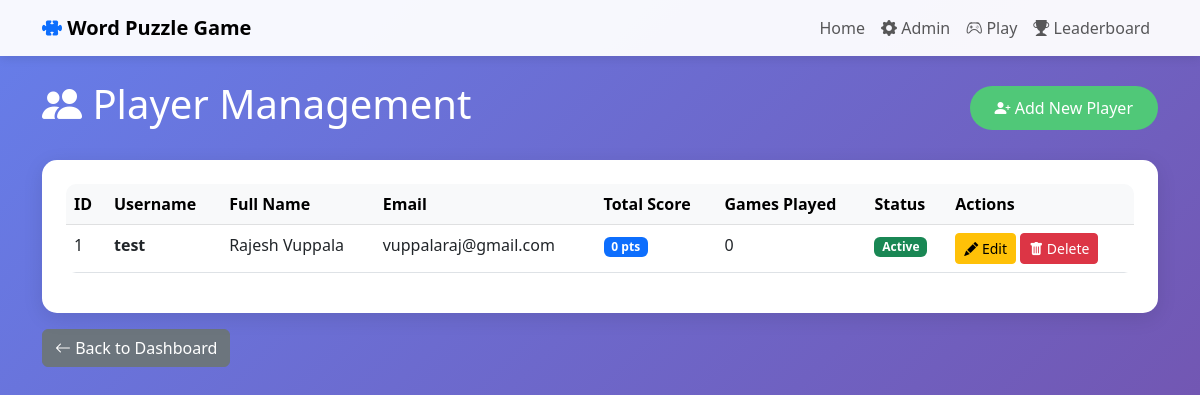
/admin/players, run on an earlier commit of the app's database.
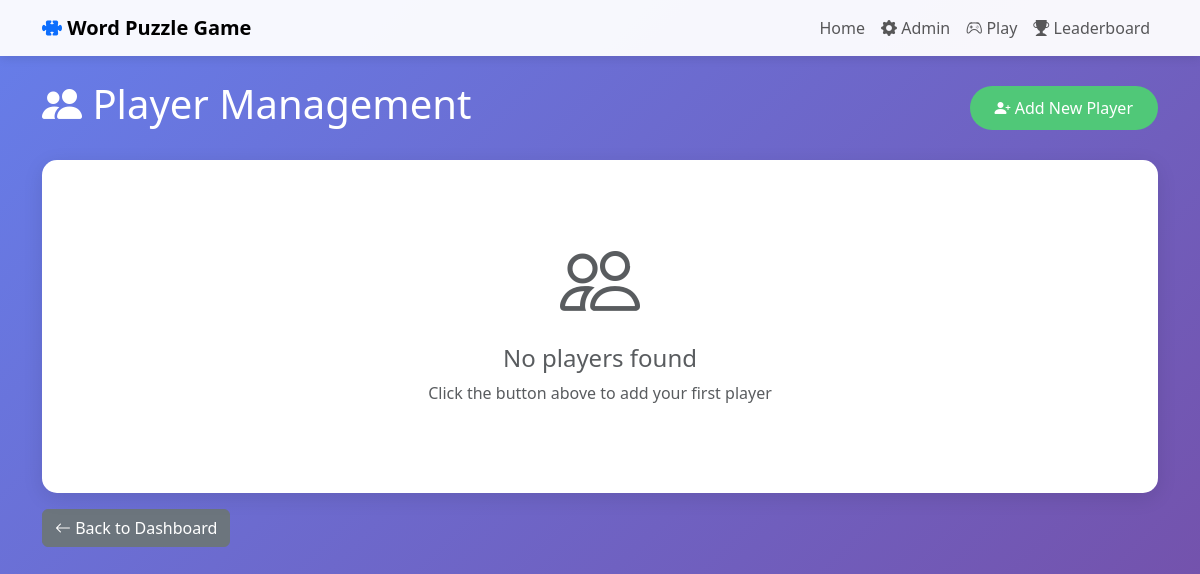
And on a later commit of the database.
### app/models.py (models this page shows, shortened)
class Player(db.Model):
    __tablename__ = 'players'
    id = db.Column(db.Integer, primary_key=True)
    username = db.Column(db.String(50), unique=True, nullable=False)
    email = db.Column(db.String(100), unique=True, nullable=False)
    full_name = db.Column(db.String(100), nullable=False)
    total_score = db.Column(db.Integer, default=0)
    games_played = db.Column(db.Integer, default=0)
    created_at = db.Column(db.DateTime, default=datetime.utcnow)
    updated_at = db.Column(db.DateTime, default=datetime.utcnow, onupdate=datetime.utcnow)
    is_active = db.Column(db.Boolean, default=True)
    game_scores = db.relationship('GameScore', backref='player', lazy=True, cascade='all, delete-orphan')

### app/routes.py (the view)
@admin_bp.route('/players')
def list_players():
    players = Player.query.order_by(desc(Player.created_at)).all()
    return render_template('admin/players.html', players=players)

### app/templates/admin/players.html (shortened to what this page needs)
{% extends "base.html" %}
{% block content %}
<div class="d-flex justify-content-between align-items-center mb-4">
    <h1 class="text-white">
        <i class="bi bi-people-fill"></i> Player Management
    </h1>
    <a href="{{ url_for('admin.add_player') }}" class="btn btn-success">
        <i class="bi bi-person-plus-fill"></i> Add New Player
    </a>
</div>
<div class="card p-4">
    {% if players %}
        <div class="table-responsive">
            <table class="table table-hover">
                <thead class="table-light">
                    <tr>
                        <th>ID</th>
                        <th>Username</th>
                        <th>Full Name</th>
                        <th>Email</th>
                        <th>Total Score</th>
                        <th>Games Played</th>
                        <th>Status</th>
                        <th>Actions</th>
                    </tr>
                </thead>
                <tbody>
                    {% for player in players %}
                    <tr>
                        <td>{{ player.id }}</td>
                        <td><strong>{{ player.username }}</strong></td>
                        <td>{{ player.full_name }}</td>
                        <td>{{ player.email }}</td>
                        <td>
                            <span class="badge bg-primary">{{ player.total_score }} pts</span>
                        </td>
                        <td>{{ player.games_played }}</td>
                        <td>
                            {% if player.is_active %}
                                <span class="badge bg-success">Active</span>
                            {% else %}
                                <span class="badge bg-secondary">Inactive</span>
                            {% endif %}
                        </td>
                        <td>
                            <a href="{{ url_for('admin.edit_player', player_id=player.id) }}"
                               class="btn btn-sm btn-warning">
                                <i class="bi bi-pencil-fill"></i> Edit
                            </a>
                            <form method="POST" action="{{ url_for('admin.delete_player', player_id=player.id) }}"
                                  style="display: inline;"
                                  onsubmit="return confirm('Are you sure you want to delete this player?');">
                                <button type="submit" class="btn btn-sm btn-danger">
                                    <i class="bi bi-trash-fill"></i> Delete
                                </button>
                            </form>
                        </td>
                    </tr>
                    {% endfor %}
                </tbody>
            </table>
        </div>
    {% else %}
        <div class="text-center py-5">
            <i class="bi bi-people display-1 text-muted"></i>
            <h4 class="mt-3 text-muted">No players found</h4>
            <p class="text-muted">Click the button above to add your first player</p>
        </div>
    {% endif %}
</div>
<div class="mt-3">
    <a href="{{ url_for('admin.admin_dashboard') }}" class="btn btn-secondary">
        <i class="bi bi-arrow-left"></i> Back to Dashboard
    </a>
</div>
{% endblock %}

What changed in the data, as far as the page shows it:
removed Player: id "1", username "test", full_name "Rajesh Vuppala", email "vuppalaraj@gmail.com", total_score "0", games_played "0", is_active "Active"
Also different on the page:
text no longer shown: "ID Username Full Name Email Total Score Games Played Status Actions"
text now shown: "No players found Click the button above to add your first player"
